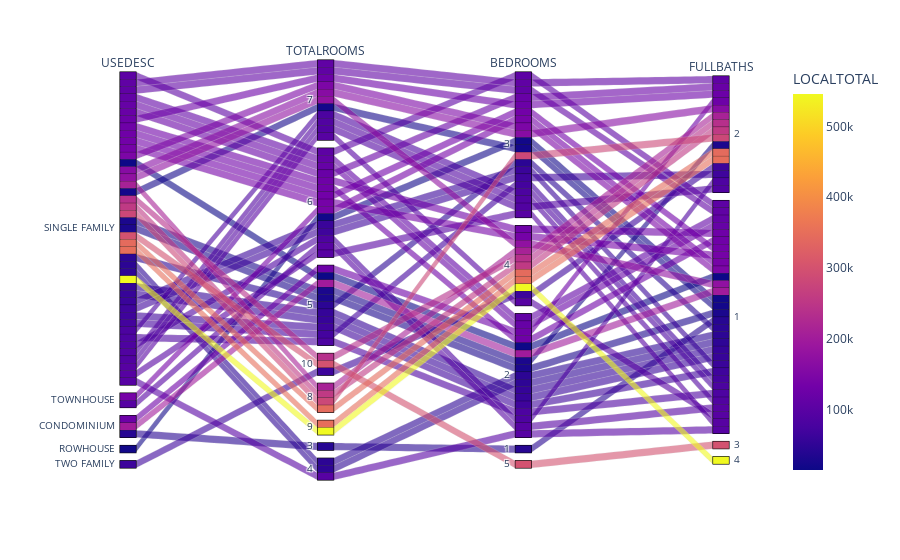

This figure's notebook cell:
### Markdown cell above
### Plot Data

### Code cell
# Plot data
px.parallel_categories(
    data,
    dimensions=['USEDESC','TOTALROOMS','BEDROOMS','FULLBATHS'],
    color='LOCALTOTAL'
)

### Figure 1 — Plotly figure (JSON) as saved in the notebook; plotly's stock layout.template omitted (floating-point values rounded to 4 significant figures)
{"data": [{"dimensions": [{"label": "USEDESC", "values": ["SINGLE FAMILY", "SINGLE FAMILY", "SINGLE FAMILY", "SINGLE FAMILY", "SINGLE FAMILY", "SINGLE FAMILY", "SINGLE FAMILY", "TOWNHOUSE", "SINGLE FAMILY", "SINGLE FAMILY", "SINGLE FAMILY", "SINGLE FAMILY", "CONDOMINIUM", "SINGLE FAMILY", "SINGLE FAMILY", "SINGLE FAMILY", "SINGLE FAMILY", "SINGLE FAMILY", "SINGLE FAMILY", "ROWHOUSE", "SINGLE FAMILY", "SINGLE FAMILY", "SINGLE FAMILY", "SINGLE FAMILY", "SINGLE FAMILY", "SINGLE FAMILY", "SINGLE FAMILY", "SINGLE FAMILY", "SINGLE FAMILY", "SINGLE FAMILY", "SINGLE FAMILY", "SINGLE FAMILY", "SINGLE FAMILY", "SINGLE FAMILY", "SINGLE FAMILY", "SINGLE FAMILY", "SINGLE FAMILY", "SINGLE FAMILY", "SINGLE FAMILY", "CONDOMINIUM", "SINGLE FAMILY", "SINGLE FAMILY", "TWO FAMILY", "SINGLE FAMILY", "TOWNHOUSE", "SINGLE FAMILY", "SINGLE FAMILY", "SINGLE FAMILY", "CONDOMINIUM", "SINGLE FAMILY"]}, {"label": "TOTALROOMS", "values": [7, 7, 7, 6, 6, 7, 6, 6, 5, 10, 8, 9, 3, 6, 5, 5, 8, 4, 5, 6, 7, 6, 7, 10, 7, 9, 5, 7, 6, 4, 5, 8, 7, 5, 7, 5, 8, 4, 6, 5, 6, 6, 10, 6, 6, 5, 6, 6, 5, 7]}, {"label": "BEDROOMS", "values": [3, 3, 3, 4, 2, 3, 2, 3, 2, 4, 4, 4, 1, 2, 3, 2, 3, 2, 3, 3, 4, 3, 3, 5, 3, 4, 2, 3, 4, 2, 2, 4, 3, 2, 4, 2, 4, 2, 2, 2, 3, 3, 4, 3, 2, 2, 3, 3, 2, 3]}, {"label": "FULLBATHS", "values": [2, 2, 1, 1, 1, 2, 1, 1, 1, 2, 2, 2, 1, 1, 1, 1, 2, 1, 1, 1, 1, 2, 1, 3, 2, 4, 1, 1, 1, 1, 1, 2, 1, 1, 1, 2, 2, 1, 2, 1, 1, 1, 2, 1, 1, 1, 1, 2, 2, 1]}], "domain": {"x": [0, 1], "y": [0, 1]}, "line": {"color": [88900, 124200, 22200, 136500, 117400, 161800, 128700, 138400, 30000, 237900, 256000, 349600, 42000, 111200, 45900, 67100, 282500, 47200, 72200, 20400, 96100, 66400, 88700, 300000, 108200, 545700, 84000, 109200, 127000, 97100, 15000, 211500, 82500, 56400, 174900, 29800, 344000, 48900, 84800, 199500, 133000, 61500, 64400, 104300, 95900, 58500, 96300, 120200, 126000, 147100], "coloraxis": "coloraxis"}, "name": "", "type": "parcats"}], "layout": {"coloraxis": {"colorbar": {"title": {"text": "LOCALTOTAL"}}, "colorscale": [[0, "#0d0887"], [0.1111, "#46039f"], [0.2222, "#7201a8"], [0.3333, "#9c179e"], [0.4444, "#bd3786"], [0.5556, "#d8576b"], [0.6667, "#ed7953"], [0.7778, "#fb9f3a"], [0.8889, "#fdca26"], [1, "#f0f921"]]}, "legend": {"tracegroupgap": 0}, "margin": {"t": 60}}}
